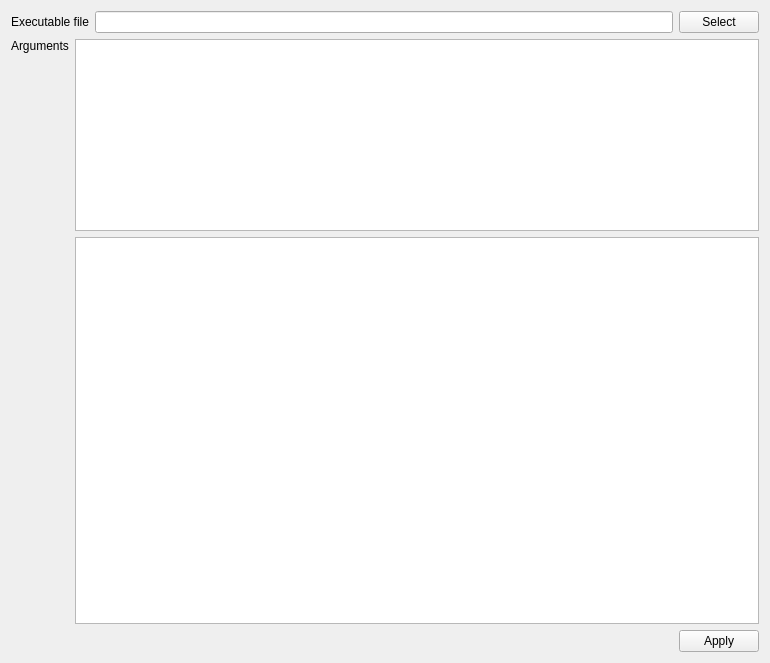
<?xml version="1.0" encoding="UTF-8"?>
<ui version="4.0">
 <class>DialogSettingsCommand</class>
 <widget class="QWidget" name="DialogSettingsCommand">
  <property name="geometry">
   <rect>
    <x>0</x>
    <y>0</y>
    <width>770</width>
    <height>663</height>
   </rect>
  </property>
  <layout class="QVBoxLayout" name="verticalLayout_3">
   <item>
    <layout class="QHBoxLayout" name="horizontalLayout">
     <item>
      <widget class="QLabel" name="m_exeLabel">
       <property name="sizePolicy">
        <sizepolicy hsizetype="Preferred" vsizetype="Minimum">
         <horstretch>0</horstretch>
         <verstretch>0</verstretch>
        </sizepolicy>
       </property>
       <property name="text">
        <string>Executable file</string>
       </property>
      </widget>
     </item>
     <item>
      <widget class="QLineEdit" name="m_exeLineEdit"/>
     </item>
     <item>
      <widget class="QPushButton" name="m_exeSelect">
       <property name="text">
        <string>Select</string>
       </property>
      </widget>
     </item>
    </layout>
   </item>
   <item>
    <layout class="QHBoxLayout" name="horizontalLayout_2">
     <item>
      <layout class="QVBoxLayout" name="verticalLayout">
       <item>
        <widget class="QLabel" name="m_cmdLabel">
         <property name="sizePolicy">
          <sizepolicy hsizetype="Preferred" vsizetype="Minimum">
           <horstretch>0</horstretch>
           <verstretch>0</verstretch>
          </sizepolicy>
         </property>
         <property name="text">
          <string>Arguments</string>
         </property>
        </widget>
       </item>
       <item>
        <spacer name="verticalSpacer">
         <property name="orientation">
          <enum>Qt::Vertical</enum>
         </property>
         <property name="sizeHint" stdset="0">
          <size>
           <width>20</width>
           <height>40</height>
          </size>
         </property>
        </spacer>
       </item>
      </layout>
     </item>
     <item>
      <layout class="QVBoxLayout" name="verticalLayout_2">
       <item>
        <widget class="QPlainTextEdit" name="m_cmdCommand">
         <property name="sizePolicy">
          <sizepolicy hsizetype="Expanding" vsizetype="Preferred">
           <horstretch>0</horstretch>
           <verstretch>0</verstretch>
          </sizepolicy>
         </property>
        </widget>
       </item>
       <item>
        <widget class="QTextEdit" name="m_cmdExplain">
         <property name="enabled">
          <bool>true</bool>
         </property>
         <property name="sizePolicy">
          <sizepolicy hsizetype="Expanding" vsizetype="MinimumExpanding">
           <horstretch>0</horstretch>
           <verstretch>0</verstretch>
          </sizepolicy>
         </property>
         <property name="textInteractionFlags">
          <set>Qt::TextSelectableByKeyboard|Qt::TextSelectableByMouse</set>
         </property>
        </widget>
       </item>
      </layout>
     </item>
    </layout>
   </item>
   <item>
    <layout class="QHBoxLayout" name="horizontalLayout_3">
     <item>
      <spacer name="horizontalSpacer">
       <property name="orientation">
        <enum>Qt::Horizontal</enum>
       </property>
       <property name="sizeHint" stdset="0">
        <size>
         <width>352</width>
         <height>17</height>
        </size>
       </property>
      </spacer>
     </item>
     <item>
      <widget class="QPushButton" name="m_applyButton">
       <property name="text">
        <string>Apply</string>
       </property>
      </widget>
     </item>
    </layout>
   </item>
  </layout>
 </widget>
 <resources/>
 <connections/>
</ui>
